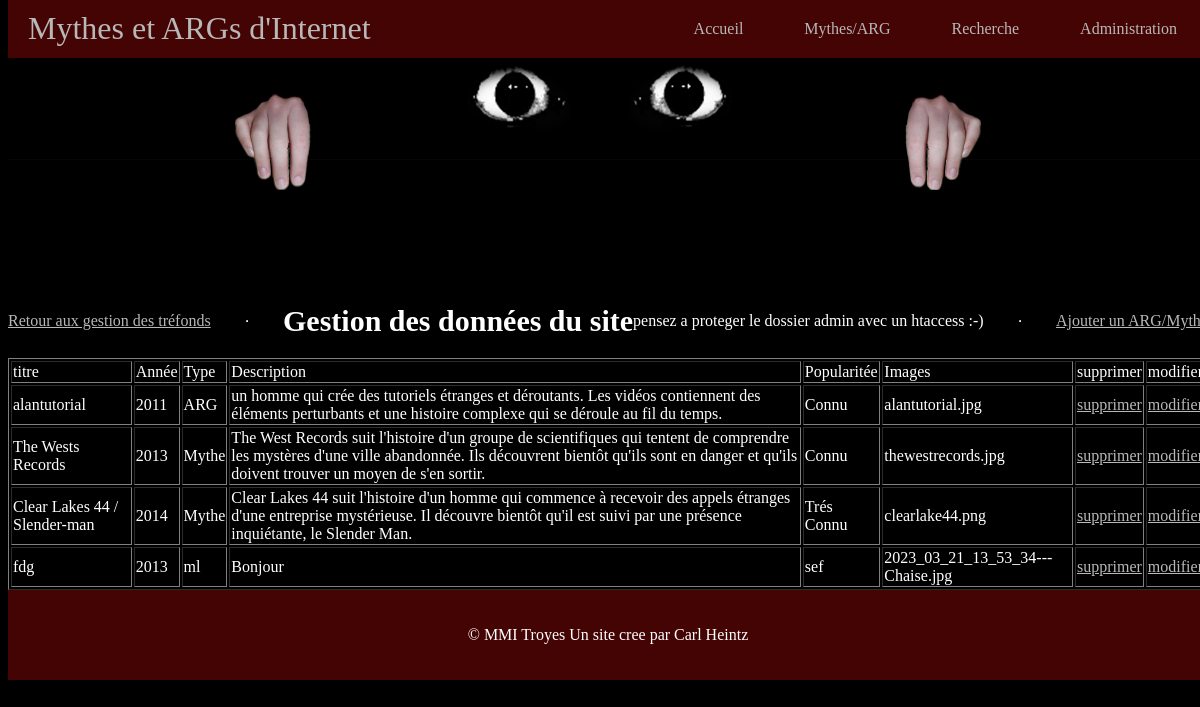
/table1_gestion.php, run on the app's committed database.
### tables this page shows
CREATE TABLE `mythes` (
  `mARG_id` int(11) NOT NULL AUTO_INCREMENT COMMENT 'Identifiant des mythes et ARGs',
  `mARG_titre` char(45) NOT NULL COMMENT 'Titres des ARGs et mythes',
  `mARG_annee` year(4) NOT NULL COMMENT 'Année d''apparition/création des ARGs et mythes',
  `mARG_desc` varchar(255) NOT NULL COMMENT 'Description et resumes ',
  `mARG_photo` varchar(50) DEFAULT NULL,
  `mARG_type` char(25) NOT NULL COMMENT 'Types de l''histoire (entre ARG ou mythe d''internet : tréfond, début de l''iceberg ...)',
  `mARG_popularitee` char(15) NOT NULL COMMENT 'Montrer son influence/popularitee sur le web (Faible/FOrt/Trés fort/Traumatisant...)',
  `_crea_id` int(11) NOT NULL COMMENT 'Identifiant créateurs ARGs et mythes (clé étrangère)',
  PRIMARY KEY (`mARG_id`),
  KEY `crea_id` (`_crea_id`),
  CONSTRAINT `crea_id` FOREIGN KEY (`_crea_id`) REFERENCES `createur` (`crea_id`)
);

### table1_gestion.php (the view, shortened to what this page needs)
<!DOCTYPE html>
<html lang="fr">
<head>
    <link rel="stylesheet" href="css/style.css">
</head>
<body>
<?php
require('header.php');
?>
<a href="../admin.php">Retour aux gestion des tréfonds</a>
	<hr>
<h1>Gestion des données du site</h1>
<p>pensez a proteger le dossier admin avec un htaccess :-)</p>
<hr>
<a href="ajouter.php">Ajouter un ARG/Mythe</a>
<table border=1>
	<thead>
		<tr><td>titre</td><td>Année</td><td>Type</td><td>Description</td><td>Popularitée</td><td>Images</td><td>supprimer</td><td>modifier</td></tr>
	</thead>
    <tbody>
<?php
$mabd = new PDO('mysql:host=localhost;dbname=sae203Base;charset=UTF8;', 'sae203User', 'CarlPHP02#');
$mabd->query('SET NAMES utf8;');
$req = "SELECT * FROM Mythes";
$resultat = $mabd->query($req);
foreach ($resultat as $value) {
    echo '<tr>' ;
    echo '<td>'.$value['mARG_titre'] . '</td>';
    echo '<td>' . $value['mARG_annee'] . '</td>';
    echo '<td>' . $value['mARG_type'] . '</td>';
    echo '<td>' . $value['mARG_desc'] . '</td>';
    echo '<td>' . $value['mARG_popularitee'] . '</td>';
    echo '<td>' .$value['mARG_photo']. '</td>';
    echo '<td> <a href="table1_delete.php?num='.$value['mARG_id'].'""> supprimer </a> </td>';
    echo '<td> <a href="modifier.php?num='.$value['mARG_id'].'"" > modifier </a> </td>';
    echo '</tr>';
}
?>
</tbody>
</table>
<?php
require('footer.php');
?>
</body>
</html>

### header.php (shortened to what this page needs)
<!DOCTYPE html>
<html lang="en">
<head>
</head>
<header class="header">
  <a href="index.php" class="logo">Mythes et ARGs d'Internet</a>
  <ul class="menu">
    <li><a href="../index.php">Accueil</a></li>
    <li><a href="../listing.php">Mythes/ARG</a></li>
    <li><a href="../form_recherche.php">Recherche</a></li>
    <li><a href="admin/admin.php">Administration</a></li>
  </ul>
</header>
    <div class="Banner">
        <img id="bob" src="images/uploads/yeuxh.png" alt="">
    </div>
</html>

### footer.php
<footer>
    <div class="Pied">
        <p1>&copy; MMI Troyes</p1>
        <p2>Un site cree par Carl Heintz</p2>
    </div>
</footer>

### css/style.css (style rules this page uses)
body { background-color: black; color:rgb(255, 255, 255); min-width:360px; display: flex; flex-wrap: wrap; align-items: center; position: absolute; top:16%; width: 100%; }
a { color:#B8B8B8; font-style:"Horror"; }
.header { background-color: #440404; box-shadow: 1px 1px 4px 0 rgba(0,0,0,.1); position: fixed; width: 100%; top:0; margin: 0; right: -8px; z-index: 3; }
.header ul { margin: 0; padding: 0; list-style: none; overflow: hidden; background-color: #440404; }
.header li a { display: block; padding: 20px 20px; border-right: 1px solid #440404; text-decoration: none; }
.header .logo { display: block; float: left; font-size: 2em; padding: 10px 20px; text-decoration: none; }
.header .menu { clear: both; max-height: 0; transition: max-height .2s ease-out; }
.Banner { position: relative; top: -90px; }
#bob { width: 100%; height: auto; margin: auto; position: relative; box-shadow: 0px 0px 0px 0px; }
@media (min-width: 480px) { .header li { float: left; } }
@media (min-width: 480px) { .header li a { padding: 20px 30px; } }
@media (min-width: 480px) { .header .menu { clear: none; float: right; max-height: none; } }
@media (min-width: 480px) { .Banner { position: relative; top: -90px; } }
@media (min-width: 480px) { #bob { width: 100%; height: auto; margin: auto; position: relative; box-shadow: 0px 0px 0px 0px; } }
footer { display: flex; justify-content: center; align-items: center; height: 90px; margin: auto; width: 100%; color:white; bottom: 0; background-color: #440404; }
h1 { font-size: 30px; }
img { width:170px; height: 150px; margin: 10px 10px; box-shadow: 0px 0px 10px 0px #040404; }

### data on the page
mythes: mARG_titre "alantutorial", mARG_annee "2011", mARG_type "ARG", mARG_desc "un homme qui crée des tutoriels étranges et déroutants. Les vidéos contiennent des éléments perturbants et une histoire complexe qui se déroule au fil du temps.", mARG_popularitee "Connu", mARG_photo "alantutorial.jpg"
mythes: mARG_titre "The Wests Records", mARG_annee "2013", mARG_type "Mythe", mARG_desc "The West Records suit l'histoire d'un groupe de scientifiques qui tentent de comprendre les mystères d'une ville abandonnée. Ils découvrent bientôt qu'ils sont en danger et qu'ils doivent trouver un moyen de s'en sortir.", mARG_popularitee "Connu", mARG_photo "thewestrecords.jpg"
mythes: mARG_titre "Clear Lakes 44 / Slender-man", mARG_annee "2014", mARG_type "Mythe", mARG_desc "Clear Lakes 44 suit l'histoire d'un homme qui commence à recevoir des appels étranges d'une entreprise mystérieuse. Il découvre bientôt qu'il est suivi par une présence inquiétante, le Slender Man.", mARG_popularitee "Trés Connu", mARG_photo "clearlake44.png"
mythes: mARG_titre "fdg", mARG_annee "2013", mARG_type "ml", mARG_desc "Bonjour", mARG_popularitee "sef", mARG_photo "2023_03_21_13_53_34---Chaise.jpg"
